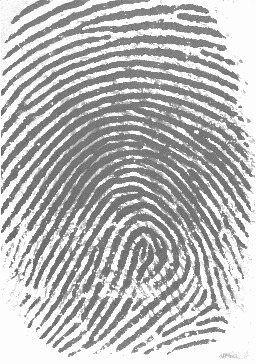
#> input picture 01_example.jpg, 256 x 364 px
$ python fingerprint_V1.py ../01_example.jpg
#> lines starting #> are read from the running program, lines starting #| are printed output that depends on the picture; after the words box and inside, x2 and y2 are one past the last pixel; in counts of white or black regions, pixels touching at a corner belong together
### draw.py
########## INFORMATIONS ####################################
#Author:     Sherlon Almeida da Silva                      #
#University: University of Sao Paulo                       #
#Country:    Brazil                                        #
#Created:    06/18/2019                                    #
############################################################

###### Useful Libraries ####################################
import matplotlib.pyplot as plt                            #
import numpy as np                                         #
import imageio                                             #
import sys                                                 #
############################################################

"""Classe que define a figura e desenha as linhas para reducao de ruido ou realce de bordas"""
class Draw:
    """Funcao inicial da classe Draw"""
    def __init__(self, img):
        self.size = 8       #Tamanho do quadrado (2*size) em X e (2*size) em Y
        self.radius = 3     #Tamanho do Raio do circulo que sera pintado
        self.points = []    #Pontos que formam as linhas desenhadas
        self.img = img      #Variavel para armazenar a imagem
        self.last_img = img #Variavel para armazenar a imagem uma acao antes (Para permitir desfazer acao)
        self.m,self.n = img.shape           #Obtem as dimensoes da imagem

        #Inicializa o Canvas
        self.canvas_update()
        self.cid = self.fig.canvas.mpl_connect('button_press_event', self.get_position)  #Define os eventos de clique
        self.cid = self.fig.canvas.mpl_connect('key_press_event', self.get_key)          #Define os eventos de tecla

    #Atualizar a imagem original e o Canvas
    def canvas_update(self):
        plt.imshow(self.img, cmap="gray")
        self.fig = plt.gcf() # Obtem a figura atual
        self.ax = plt.gca()  # get axis handle
        self.ax.set_title('Draw lines to avoid the Noise\nLine_Size: %d' %(self.radius))
        self.fig.canvas.draw()

    """Funcao para aumentar/reduzir a espessura da linha"""
    """e Funcao para desfazer a ultima acao realizada"""
    # [12 lines left out: function get_key, not called in this run]

    """Funcao para desenhar circulos nos pontos desejados - Auxilia na formacao de linhas mais espessas"""
    # [7 lines left out: function draw_circle, not called in this run]

    """Funcao para obter as coordenadas dos pontos na imagem, para a seguir tracar uma reta"""
    # [33 lines left out: function get_position, not called in this run]

### 3_Checkpoint3_Results/fingerprint_V1.py
########## INFORMATIONS ####################################
#Author:     Sherlon Almeida da Silva                      #
#University: University of Sao Paulo                       #
#Country:    Brazil                                        #
#Updated:    06/24/2019                                    #
############################################################

###### Useful Libraries ##########################################
import numpy as np                                               #
import imageio, sys, math                                        #
import matplotlib.pyplot as plt                                  #
from scipy.fftpack import fftn, ifftn, fftshift, ifftshift       #
from scipy import ndimage                                        #
from matplotlib.colors import LogNorm                            #
from skimage.morphology import skeletonize                       #
from skimage.util import invert                                  #
from draw import *   #My implementation in the current directory #
##################################################################


"""Gera o filtro de Gabor para os parametros passados"""
def genGabor(sz, omega, theta, func=np.cos, K=np.pi):
    radius = (int(sz[0]/2.0), int(sz[1]/2.0))
    if sz[0]%2==0 and sz[1]%2==0: #(PAR, PAR)
        [x, y] = np.meshgrid(range(-radius[0], radius[0]), range(-radius[1], radius[1]))
    if sz[0]%2==1 and sz[1]%2==1: #(IMPAR, IMPAR)
        [x, y] = np.meshgrid(range(-radius[0], radius[0]+1), range(-radius[1], radius[1]+1))
    if sz[0]%2==0 and sz[1]%2==1: #(PAR, IMPAR)
        [x, y] = np.meshgrid(range(-radius[0], radius[0]), range(-radius[1], radius[1]+1))
    if sz[0]%2==1 and sz[1]%2==0: #(IMPAR, PAR)
        [x, y] = np.meshgrid(range(-radius[0], radius[0]+1), range(-radius[1], radius[1]))
    x1 = x * np.cos(theta) + y * np.sin(theta)
    y1 = -x * np.sin(theta) + y * np.cos(theta)
    gauss = omega**2 / (4*np.pi * K**2) * np.exp(- omega**2 / (8*K**2) * ( 4 * x1**2 + y1**2))
    #show_image(gauss, gauss)
    sinusoid = func(omega * x1) * np.exp(K**2 / 2)
    #show_image(sinusoid, sinusoid)
    gabor = gauss * sinusoid
    return gabor

"""Realiza a convolucao com os filtros de Gabor gerados"""
def gabor_filter_frequency_domain(f, M, N, plot=False):
    n_rotation = 8
    n_scale = 8
    theta = np.linspace(0.0, np.pi, n_rotation)
    omega = np.geomspace(0.1, 0.9, n_scale)
    params = [(t,o) for o in omega for t in theta]
    filterBank = []
    fftFilterBank = []
    gaborParams = []
    gaborFeaturesBank = []
    for (theta, omega) in params:
        gaborParam = {'omega':omega, 'theta':theta, 'sz':(N, M)}
        gabor = genGabor(func=np.cos, **gaborParam)
        filterBank.append(gabor)
        fftFilterBank.append(fftn(gabor))
        gaborParams.append(gaborParam)

    #Imprime os filtros de Gabor Gerados no Dominio Espacial
    if plot == True:
        plt.figure()
        plt.suptitle("Filtros de Gabor no Dominio Espacial", fontsize=16)
        n = len(filterBank)
        for i in range(n):
            plt.subplot(n_scale,n_rotation,i+1)
            plt.axis('off')
            plt.imshow(filterBank[i], cmap='gray')

    #Imprime os filtros de Gabor Gerados e convertidos para o Dominio de Frequencia
    if plot == True:
        plt.figure()
        plt.suptitle("Filtros de Gabor no Dominio de Frequencia", fontsize=16)
        n = len(fftFilterBank)
        for i in range(n):
            im_fft = fftshift(fftFilterBank[i])
            plt.subplot(n_scale,n_rotation,i+1)
            plt.axis('off')
            plt.imshow(np.log(np.abs(im_fft)+1), cmap='gray')

    n = len(fftFilterBank)
    out = np.zeros([M,N]).astype(np.float64)
    for i in range(n):
        G = fftFilterBank[i]
        F = fftn(f)
        C = np.multiply(F, G)
        f_rest = np.real(fftshift(ifftn(C)))
        #De repente converter f_rest para o range -1 a 1 e aplicar a funcao x^3 ou sigmoide (Talvez apareca apenas os valores das transicoes detectados)
        out += f_rest
        gaborFeaturesBank.append(f_rest)
        #show_image(f_rest, out)

    #Imprime a imagem de entrada filtrada com os filtros de Gabor Gerados
    if plot == True:
        plt.figure()
        plt.suptitle("Mapa de Features da Filtragem de Gabor", fontsize=16)
        n = len(gaborFeaturesBank)
        for i in range(n):
            im_gabor = gaborFeaturesBank[i]
            plt.subplot(n_scale,n_rotation,i+1)
            plt.axis('off')
            plt.imshow(im_gabor, cmap='gray')

    out = normalize_values(out)
    return out

"""Funcao que retorna o valor otimo para o Thresholding"""
def calculate_optimal_T(img, T0, M, N, debug=False):
    optimal_T = T0          #Inicializa o Thresholding otimo
    prev_T = T0*2           #Inicializa o Thresholding anterior com um numero maior do que o inicial
    if debug == True:
        print("Inicial: " + str(T0))
    while True:
        G1 = img[np.where(img > optimal_T)]
        G2 = img[np.where(img <= optimal_T)]
        prev_T    = optimal_T
        optimal_T = (np.average(G1) + np.average(G2))/2.0
        if (abs(optimal_T-prev_T) <= 0.5):
            if debug == True:
                print("T-Otimo: " + str(optimal_T))
            break
        if debug == True:
            print("Converg: " + str(optimal_T))
    return optimal_T

"""Funcao Limiarization"""
def limiarization(img, M, N):
    T0 = 127
    img_thresh = np.zeros([M,N], dtype=int)                 #Inicializa uma matriz para a imagem de saida
    optimal_T = calculate_optimal_T(img, T0, M, N, False)   #Obtem o Thresholding otimo
    img_thresh[np.where(img > optimal_T)] = 1
    return img_thresh

"""Retorna a imagem erodita"""
def erosion(img, M, N):
    n = m = 3        #
    a = int((n-1)/2) #Calculo da vizinhanca a ser explorada
    b = int((m-1)/2) #Calculo da vizinhanca a ser explorada
    g = np.array(img, copy=True) #Imagem com valores originais nas bordas
    for x in range(a, M-a):
        for y in range(b, N-b):
            sub_img = img[ x-a : x+a+1 , y-b:y+b+1 ]
            if np.sum(sub_img) != 0:   #Se o somatorio for diferente de zero, quer dizer que ha pelo menos um branco
                g[x,y] = 1                 #Entao adiciona o branco
    return g

"""Retorna a imagem dilatada"""
def dilation(img, M, N):
    n = m = 3        #
    a = int((n-1)/2) #Calculo da vizinhanca a ser explorada
    b = int((m-1)/2) #Calculo da vizinhanca a ser explorada
    g = np.array(img, copy=True) #Imagem com valores originais nas bordas
    for x in range(a, M-a):
        for y in range(b, N-b):
            sub_img = img[ x-a : x+a+1 , y-b:y+b+1 ]
            if np.sum(sub_img) != (n*m):    #Se o somatorio for diferente do tamanho do filtro, quer dizer que ha pelo menos um preto
                g[x,y] = 0                      #Entao adiciona o preto
    return g

"""Retorna o Fechamento: Suaviza o contorno pelo exterior"""
def closing(img, M, N):
    img = dilation(img, M, N)
    img = erosion(img, M, N)
    return img

"""Retorna a Abertura: Suaviza o contorno pelo interior"""
def opening(img, M, N):
    img = erosion(img, M, N)
    img = dilation(img, M, N)
    return img

"""Retorna um valor a partir de uma funcao Sigmoide"""
def sigmoid(x):
    return 1 / (1 + math.exp(-x))

"""Gaussian Filter Operation"""
def gaussian_filter(k=3, sigma=1.0):
    arx = np.arange((-k//2) + 1.0, (k//2) + 1.0)
    x, y = np.meshgrid(arx, arx)
    filt = np.exp(-(1/2)*(np.square(x) + np.square(y))/np.square(sigma))
    F = filt/np.sum(filt)
    return F

"""Dado um filtro, eh realizado o padding centralizando o filtro em uma imagem de tamanho dado"""
"""Parametros da funcao: paddind(Imagem, Filtro, Linhas da Imagem, Colunas da Imagem, Linhas do Filtro, Colunas do Filtro)"""
def padding(img, filt, M, N, m, n):
    pad_p = np.zeros([M,N]).astype(np.float64)
    init_x = (M//2)-m
    init_y = (N//2)-n
    filt_i = 0
    for img_i in range(init_x, init_x+m):
        filt_j = 0
        for img_j in range(init_y, init_y+n):
            #print(img_i, img_j, filt_i, filt_j)
            pad_p[img_i,img_j] = filt[filt_i,filt_j]
            filt_j += 1
        filt_i += 1
    return pad_p

"""Constrained Least Squares Filtering Operation"""
"""Obs.: Era pra usar o conjugado transposto, mas como os filtros utilizados no trabalho sao simetricos nao precisa"""
def constrained_least_squares_filtering(g, M, N, k=5, sigma=1.25, gamma=0.02):
    p = np.array([[0,-1,0],[-1,4,-1],[0,-1,0]])                         #Laplacian Operator
    m,n = size_image(p)                                                 #Tamanho do Filtro Laplaciano
    P = fftn(padding(g, p, M, N, m, n))                                 #Laplacian Fourier
    G = fftn(g)                                                         #Degraded Image Fourier
    h = gaussian_filter(k, sigma)                                       #Degradation Operator
    H = fftn(padding(g, h, M, N, k, k))                                 #Degradation Fourier
    C = np.multiply(np.divide(np.conj(H), (np.square(np.absolute(H)) + (gamma * np.square(np.absolute(P))))), G)
    f_rest = np.real(fftshift(ifftn(C)))
    return f_rest

"""Calcula o erro"""
def rms_error(img, out):
    M,N = img.shape
    error = ((1/(M*N))*np.sum((img-out)**2))**(1/2)
    return error

"""Normaliza entradas entre 0 e 1, depois converte entre 0 e 255"""
def normalize_values(img):
    imax = np.max(img)
    imin = np.min(img)
    img_norm = (img-imin)/(imax-imin)
    img_norm = (img_norm * 255).astype(np.float64)
    return img_norm

"""Mostra as 3 imagens, uma ao lado da outra"""
def show_image(img, img_draw, img_out):
    plt.figure(figsize=(8,5))
    plt.suptitle("Resultado Obtido", fontsize=16)
    plt.subplot(131)
    plt.title("Original")
    plt.imshow(img, cmap='gray')
    plt.subplot(132)
    plt.title("Drawn")
    plt.imshow(img_draw, cmap='gray')
    plt.subplot(133)
    plt.title("Output")
    plt.imshow(img_out, cmap='gray')
    plt.show()

"""Retorna as dimensoes da imagem"""
def size_image(img):
    return img.shape

"""Carrega a imagem de entrada"""
def load_image(nome):
    img = imageio.imread(nome).astype(np.float64)
    return img

"""Verifica o numero de argumentos passados"""
def verify_arguments():
    if len(sys.argv) < 2:
        print("Digite " + str(sys.argv[0]) + " <img>\n")
        exit(-1)
    return True

"""Funcao principal"""
def main():
    if(verify_arguments()):
        filename = sys.argv[1]
        img = load_image(filename)
        M,N = size_image(img)
#> M = 364; N = 256
        img_out = np.zeros([M,N], dtype=float) #Inicializa uma matriz para a imagem de saida

        #Realizar um laco para processar todas as imagens da pasta Treinamento e depois validar com as imagens da pasta Teste
        img_out = gabor_filter_frequency_domain(img, M, N)               #Image Enhancement
#> the loop in gabor_filter_frequency_domain, `for (theta, omega) in params:` made 64 passes
#> gaborParam on passes 1 to 12: {'omega': 0.1, 'theta': 0, 'sz': (256, 364)}, {'omega': 0.1, 'theta': 0.449, 'sz': (256, 364)}, {'omega': 0.1, 'theta': 0.898, 'sz': (256, 364)}, {'omega': 0.1, 'theta': 1.35, 'sz': (256, 364)}, {'omega': 0.1, 'theta': 1.8, 'sz': (256, 364)}, {'omega': 0.1, 'theta': 2.24, 'sz': (256, 364)}, {'omega': 0.1, 'theta': 2.69, 'sz': (256, 364)}, {'omega': 0.1, 'theta': 3.14, 'sz': (256, 364)}, {'omega': 0.137, 'theta': 0, 'sz': (256, 364)}, {'omega': 0.137, 'theta': 0.449, 'sz': (256, 364)}, {'omega': 0.137, 'theta': 0.898, 'sz': (256, 364)}, {'omega': 0.137, 'theta': 1.35, 'sz': (256, 364)}
#> pass 1, in genGabor, `sinusoid = func(omega * x1) * np.exp(K**2 / 2)`:
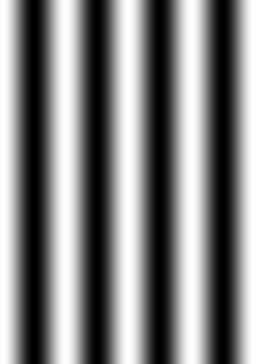
#> sinusoid: shape (364, 256) float64; min -139, max 139, mean 2.5; drawn with min black and max white
#> after the loop in gabor_filter_frequency_domain, `for (theta, omega) in params:`:
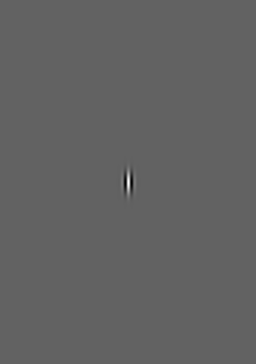
#> gabor: shape (364, 256) float64; min -0.567, max 0.908, mean 1.07e-05; drawn with min black and max white
#> after the loop in gabor_filter_frequency_domain, `for (theta, omega) in params:`: fftFilterBank = 64 items
#> in gabor_filter_frequency_domain, `n = len(fftFilterBank)`: n = 64
#> after the loop in gabor_filter_frequency_domain, `for i in range(n):`:
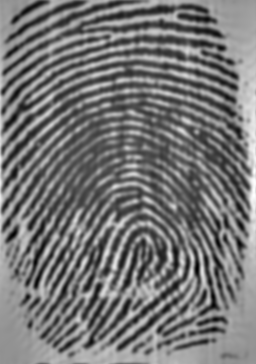
#> out: shape (364, 256) float64; min -11477.1, max 38825.7, mean 11933.5; drawn with min black and max white
#> after the loop in gabor_filter_frequency_domain, `for i in range(n):`: gaborFeaturesBank = 64 items
#> in normalize_values, `imax = np.max(img)`: imax = 38825.7
#> in normalize_values, `imin = np.min(img)`: imin = -11477.1
        img_out = constrained_least_squares_filtering(img_out, M,N)      #Image Deblurring
#> in padding, `init_x = (M//2)-m`: init_x = 179
#> in padding, `init_y = (N//2)-n`: init_y = 125
#> in constrained_least_squares_filtering, `f_rest = np.real(fftshift(ifftn(C)))`:
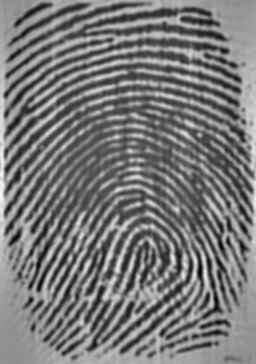
#> f_rest: shape (364, 256) float64; min -24.94, max 277.3, mean 118.7; drawn with min black and max white
        img_out = limiarization(img_out, M, N)                           #Image Segmentation
#> the loop in calculate_optimal_T, `while True:` made 4 passes
#> (prev_T, optimal_T) on passes 2 to 4: (120.3, 117.5), (117.5, 116.4), (116.4, 115.9)
#> optimal_T on pass 1: 120.3
#> in limiarization, `optimal_T = calculate_optimal_T(img, T0, M, N, False)`: optimal_T = 115.9
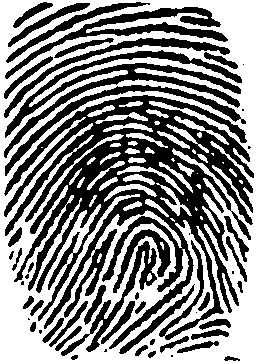
#> img_out: shape (364, 256) int64; values 0 (black) and 1 (white), 53.2% white; 53 black regions (12 under 20 px), largest, box (x1, y1, x2, y2) and area: (4, 95, 254, 349) 24326, (4, 50, 242, 158) 4552, (5, 7, 228, 79) 2633
        img_out = opening(img_out, M, N)                                 #Image Denoising
#> after the loop in erosion, `for x in range(a, M-a):`:
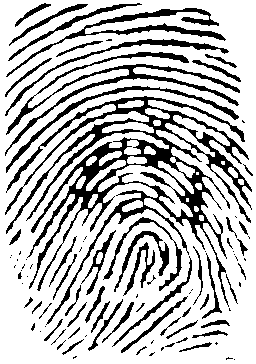
#> g: shape (364, 256) int64; values 0 (black) and 1 (white), 74.5% white; 96 black regions (42 under 20 px), largest, box (x1, y1, x2, y2) and area: (5, 96, 252, 325) 11012, (5, 52, 240, 156) 2389, (6, 8, 226, 77) 1611
#> after the loop in dilation, `for x in range(a, M-a):`: g: shape (364, 256) int64; values 0 (black) and 1 (white), 53.7% white; 59 black regions (7 under 20 px), largest, box (x1, y1, x2, y2) and area: (4, 95, 254, 348) 22546, (4, 51, 241, 157) 4205, (5, 7, 227, 78) 2625
        draw = Draw(img_out); plt.show()                                 #Manual Image Enhancement
        img_out = abs(draw.img-np.max(draw.img))                         #Image Inverse
        img_out = skeletonize(img_out).astype(np.float64)           #Image Skeletonization
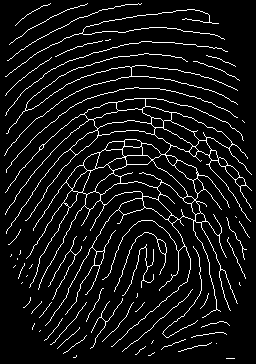
#> img_out: shape (364, 256) float64; values 0 (black) and 1 (white), 7.5% white in thin lines or dots
        img_out = abs(img_out-np.max(img_out))                      #Image Inverse
#> img_out: shape (364, 256) float64; values 0 (black) and 1 (white), 92.5% white; black in thin lines or dots
        #Gerar Minutae Features                                     #Feature Extraction
        #Realizar Matching                                          #Matching

        #img_out = normalize_values(img_out)
        show_image(img, draw.img, img_out)


"""Funcao Principal"""
main()
